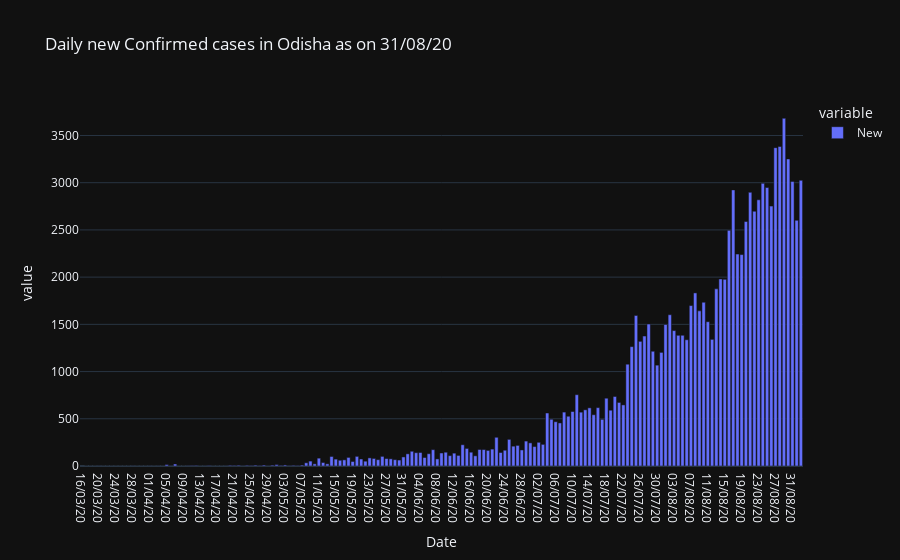

Here is the notebook cell this chart was saved with:
### Code cell
dt.drop(dt[dt['Confirmed']==0].index,inplace=True)
dt['New']=dt['Confirmed']-dt['Confirmed'].shift(1)
df12 = pd.melt(dt, id_vars=['Date'], value_vars=['New'])
fig = px.bar(df12, x="Date", y='value', color='variable', title=f"Daily new Confirmed cases in Odisha as on {today}")
fig.show()

### Figure 1 — Plotly figure (JSON) as saved in the notebook; plotly's stock layout.template omitted (floating-point values rounded to 4 significant figures; data arrays with more than 128 entries replaced by an {"elided": "..."} marker saying what was removed)
{"data": [{"alignmentgroup": "True", "hovertemplate": "variable=New<br>Date=%{x}<br>value=%{y}<extra></extra>", "legendgroup": "New", "marker": {"color": "#636efa"}, "name": "New", "offsetgroup": "New", "orientation": "v", "showlegend": true, "textposition": "auto", "type": "bar", "x": {"elided": "171 str values"}, "xaxis": "x", "y": {"elided": "171 int values"}, "yaxis": "y"}], "layout": {"barmode": "relative", "legend": {"title": {"text": "variable"}, "tracegroupgap": 0}, "title": {"text": "Daily new Confirmed cases in Odisha as on 31/08/20"}, "xaxis": {"anchor": "y", "domain": [0, 1], "title": {"text": "Date"}}, "yaxis": {"anchor": "x", "domain": [0, 1], "title": {"text": "value"}}}}
